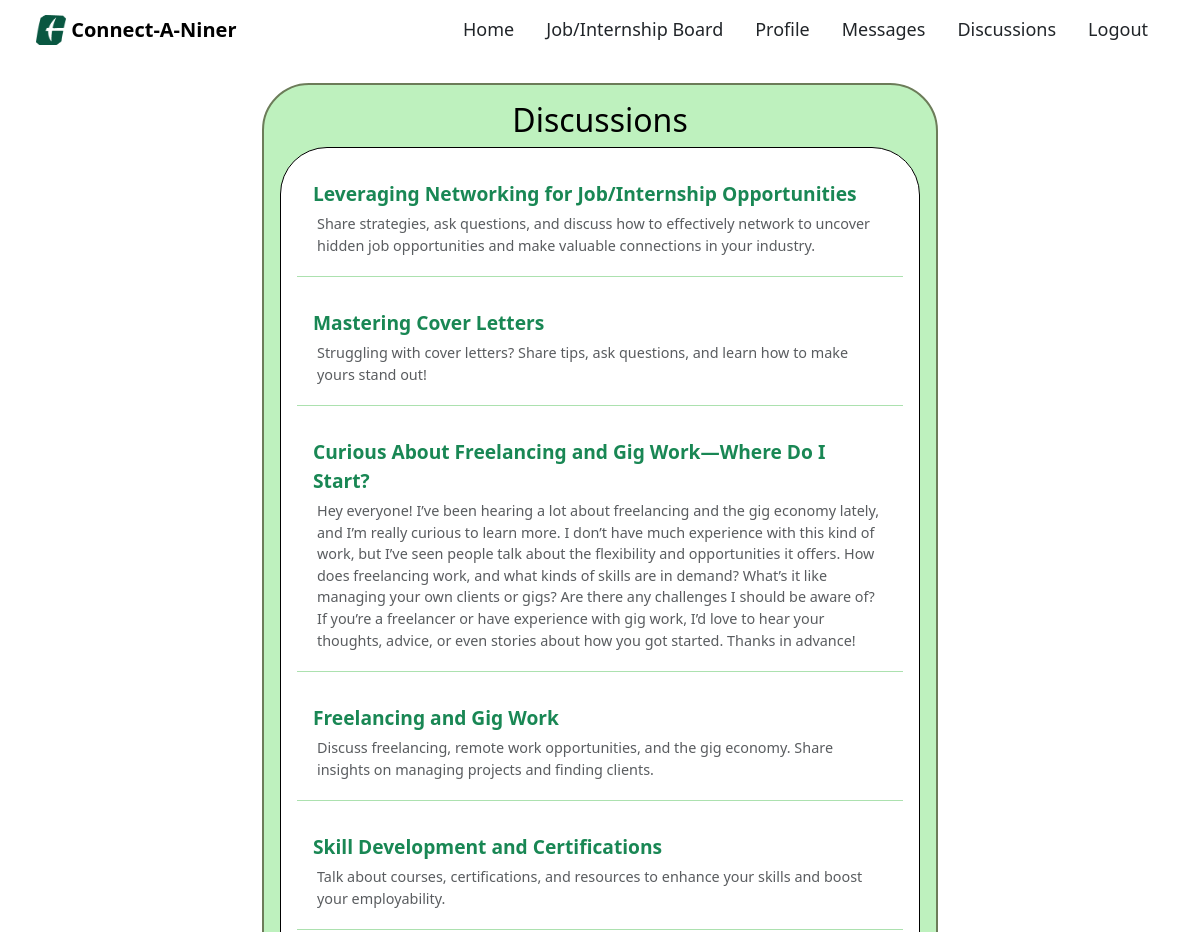
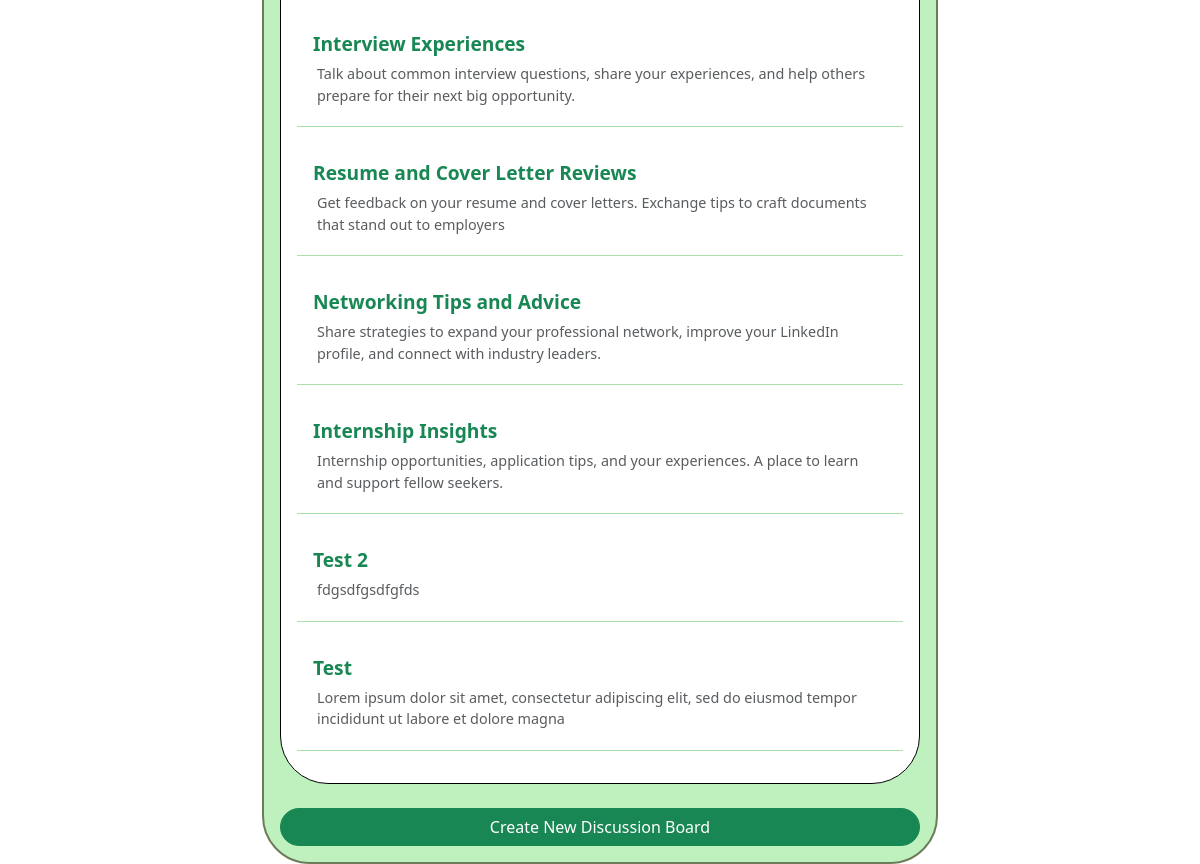
The app's page /chatrooms/ (signed in) with its own data (2 pictures, top to bottom).
### base/models.py (models this page shows, shortened)
class ChatRoom(models.Model):
    name = models.CharField(max_length=255, unique=True)
    description = models.TextField(blank=True, null=True)
    created_by = models.ForeignKey(User, on_delete=models.CASCADE, related_name='created_chatrooms')
    participants = models.ManyToManyField(User, related_name='chatrooms')
    created_at = models.DateTimeField(auto_now_add=True)

### base/views.py (the view)
# urls.py: path('chatrooms/', views.chatroom_list, name='chatroom_list'),
@login_required
def chatroom_list(request):
    chatrooms = ChatRoom.objects.order_by('-created_at')
    return render(request, 'discussion/chatroom_list.html', {'chatrooms': chatrooms})

### base/templates/discussion/chatroom_list.html
{% extends 'base.html' %}
{% block content %}
<div class="container-fluid mt-4">
  <div class="row">
    <div class="col-lg-7 col-md-6 col-sm-12 mx-auto">
      <div
        class="p-3 border border-2"
        style="
          border-radius: 47px 48px 48px 48px;
          background-color: #bef1be;
          color: black;
          border-color: #6c7c59 !important;
        "
      >
        <h1 class="text-center fs-2">Discussions</h1>
        <ul class="list-unstyled p-3 bg-white text-black mb-4"
            style="border-radius: 47px 48px 48px 48px; border: 1px solid black">
          {% for chatroom in chatrooms %}
          <li
            class="p-3 mb-3 border-bottom border-1"
            style="border-bottom-color: #ace1af !important"
          >
            <a
              href="{% url 'chatroom_detail' chatroom.id %}"
              class="text-success fw-bold text-decoration-none"
              style="font-size: 1.2rem;"
            >
              {{ chatroom.name }}
            </a>
            <p class="m-1 text-muted" style="font-size: 0.9rem;">
              {{ chatroom.description }}
            </p>
          </li>
          {% empty %}
          <p class="text-center">No Discussion Boards available. Create one below!</p>
          {% endfor %}
        </ul>
        <div class="text-center">
          <a
            href="{% url 'create_chatroom' %}"
            class="btn btn-success w-100"
            style="border-radius: 24px"
          >
            Create New Discussion Board
          </a>
        </div>
      </div>
    </div>
  </div>
</div>
{% endblock %}

### records on screen
ChatRoom: name "Leveraging Networking for Job/Internship Opportunities", description "Share strategies, ask questions, and discuss how to effectively network to uncover hidden job opportunities and make valuable connections in your industry."
ChatRoom: name "Mastering Cover Letters", description "Struggling with cover letters? Share tips, ask questions, and learn how to make yours stand out!"
ChatRoom: name "Curious About Freelancing and Gig Work—Where Do I Start?", description "Hey everyone! I’ve been hearing a lot about freelancing and the gig economy lately, and I’m really curious to learn more. I don’t have much experience with this kind of work, but I’ve seen people talk about the flexibility and opportunities it offers. How does freelancing work, and what kinds of skills are in demand? What’s it like managing your own clients or gigs? Are there any challenges I should be aware of? If you’re a freelancer or have experience with gig work, I’d love to hear your thoughts, advice, or even stories about how you got started. Thanks in advance!"
ChatRoom: name "Freelancing and Gig Work", description "Discuss freelancing, remote work opportunities, and the gig economy. Share insights on managing projects and finding clients."
ChatRoom: name "Skill Development and Certifications", description "Talk about courses, certifications, and resources to enhance your skills and boost your employability."
ChatRoom: name "Interview Experiences", description "Talk about common interview questions, share your experiences, and help others prepare for their next big opportunity."
ChatRoom: name "Resume and Cover Letter Reviews", description "Get feedback on your resume and cover letters. Exchange tips to craft documents that stand out to employers"
ChatRoom: name "Networking Tips and Advice", description "Share strategies to expand your professional network, improve your LinkedIn profile, and connect with industry leaders."
ChatRoom: name "Internship Insights", description "Internship opportunities, application tips, and your experiences. A place to learn and support fellow seekers."
ChatRoom: name "Test 2", description "fdgsdfgsdfgfds"
ChatRoom: name "Test", description "Lorem ipsum dolor sit amet, consectetur adipiscing elit, sed do eiusmod tempor incididunt ut labore et dolore magna"
